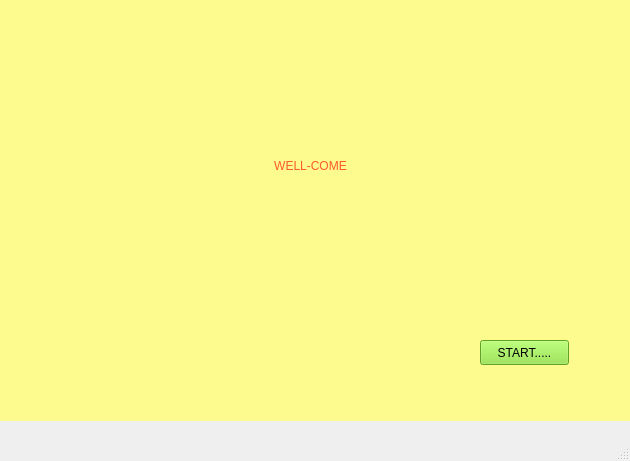
<?xml version="1.0" encoding="UTF-8"?>
<ui version="4.0">
 <class>strat</class>
 <widget class="QMainWindow" name="strat">
  <property name="geometry">
   <rect>
    <x>0</x>
    <y>0</y>
    <width>630</width>
    <height>461</height>
   </rect>
  </property>
  <property name="windowTitle">
   <string>HOME PAGE</string>
  </property>
  <widget class="QWidget" name="centralwidget">
   <widget class="QLabel" name="label">
    <property name="geometry">
     <rect>
      <x>0</x>
      <y>0</y>
      <width>630</width>
      <height>421</height>
     </rect>
    </property>
    <property name="styleSheet">
     <string notr="true">background-color: rgb(253, 250, 142);</string>
    </property>
    <property name="text">
     <string/>
    </property>
   </widget>
   <widget class="QLabel" name="label_2">
    <property name="geometry">
     <rect>
      <x>220</x>
      <y>140</y>
      <width>181</width>
      <height>51</height>
     </rect>
    </property>
    <property name="styleSheet">
     <string notr="true">font: 75 italic 21pt &quot;System-ui&quot;;
color: rgb(255, 91, 44);</string>
    </property>
    <property name="text">
     <string>WELL-COME</string>
    </property>
    <property name="alignment">
     <set>Qt::AlignCenter</set>
    </property>
   </widget>
   <widget class="QPushButton" name="B1">
    <property name="geometry">
     <rect>
      <x>480</x>
      <y>340</y>
      <width>89</width>
      <height>25</height>
     </rect>
    </property>
    <property name="styleSheet">
     <string notr="true">background-color: rgb(138, 226, 52);
color: rgb(0, 0, 0);</string>
    </property>
    <property name="text">
     <string>START.....</string>
    </property>
   </widget>
  </widget>
  <widget class="QMenuBar" name="menubar">
   <property name="geometry">
    <rect>
     <x>0</x>
     <y>0</y>
     <width>630</width>
     <height>22</height>
    </rect>
   </property>
  </widget>
  <widget class="QStatusBar" name="statusbar"/>
 </widget>
 <resources/>
 <connections/>
</ui>
